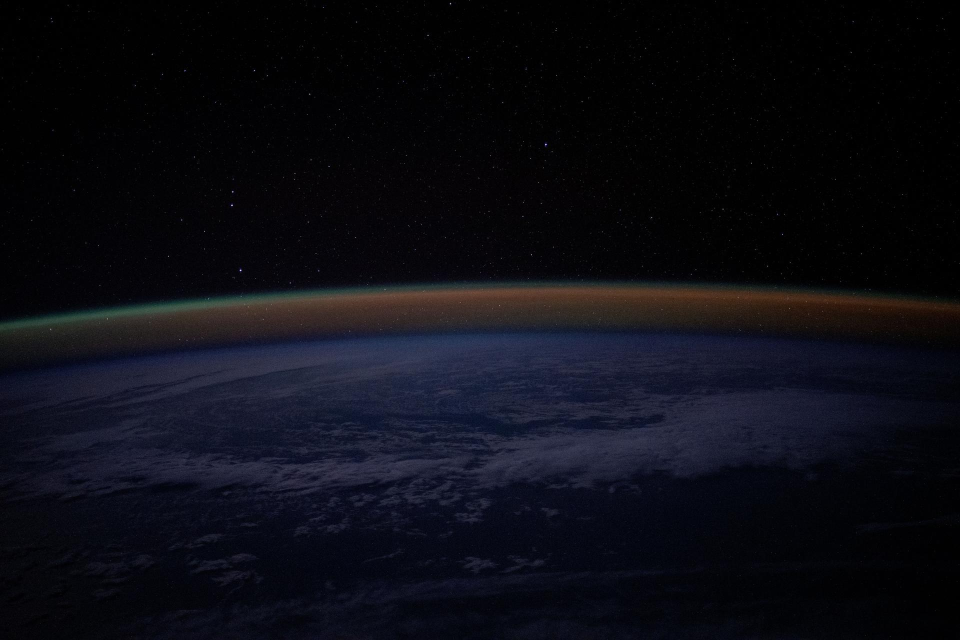
#> input picture assets/img/hero-nasa.jpg, 1920 x 1280 px (shown at 1/2 size)
$ python prepare-covers.py
#> lines starting #> are read from the running program, lines starting #| are printed output that depends on the picture
"""Reproducible lightweight derivatives. Sources are never overwritten."""
from pathlib import Path
from PIL import Image, ImageOps, ImageEnhance
import numpy as np
import cv2, subprocess, imageio_ffmpeg

ROOT = Path(__file__).resolve().parents[1]
OUT = ROOT / "assets" / "covers"
OUT.mkdir(parents=True, exist_ok=True)
def webps(image, name, widths=(900,1600,2400)):
    for w in widths:
        im = image.copy()
        im.thumbnail((w,round(w*image.height/image.width)),Image.Resampling.LANCZOS)
        im.save(OUT/f"{name}-{w}.webp",quality=85,method=6)

earth = Image.open(ROOT/"assets/img/hero-nasa.jpg").convert("RGB")
#> earth is the input picture: PIL image 1920x1280 RGB; mean R, G, B 11.8, 12.1, 19.3
webps(earth, "earth-sunset")
#> the loop in webps, `for w in widths:` made 3 passes
#> pass 1, in webps, `im.save(OUT/f"{name}-{w}.webp",quality=85,method=6)`:
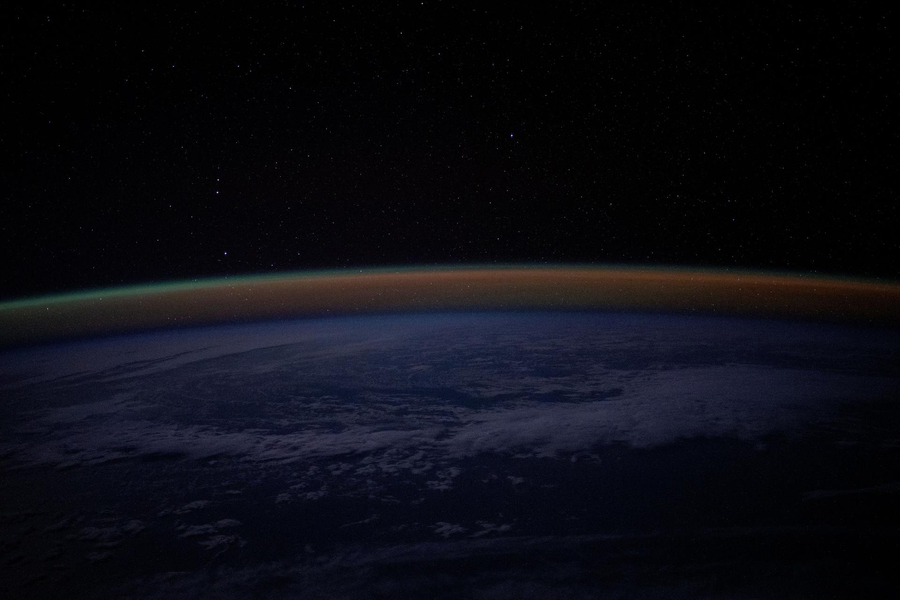
#> saved as earth-sunset-900.webp: PIL image 900x600 RGB; mean R, G, B 11.8, 12.1, 19.3
# A color-graded derivative of the same NASA photograph, not a second observation.
blue = np.array(earth).astype(float)
blue[:,:,0]*=.60; blue[:,:,1]*=.90; blue[:,:,2]*=1.18
#> after `blue[:, :, 0] *= 0.6`:
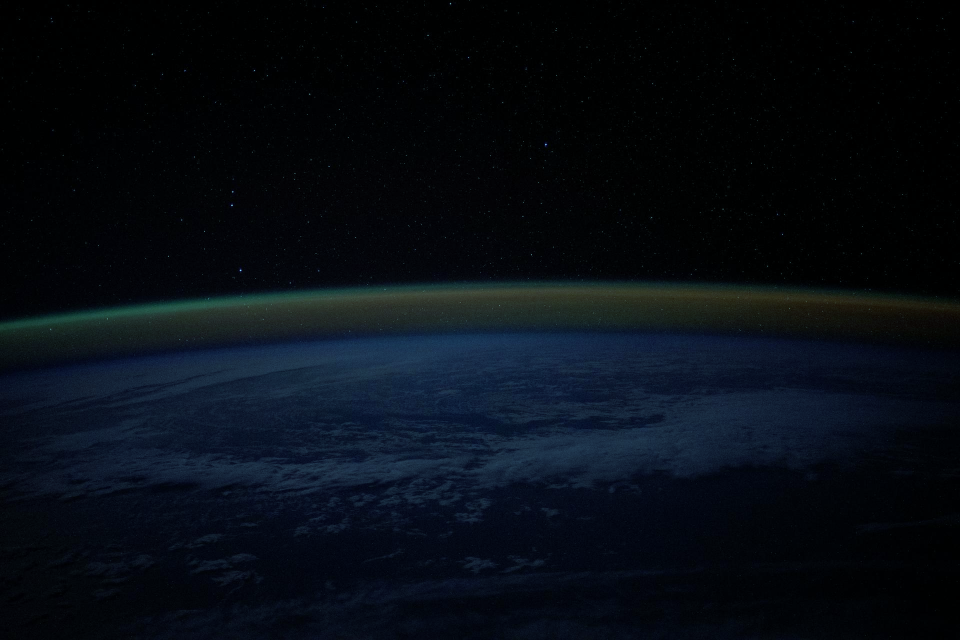
#> blue: shape (1280, 1920, 3) float64 (shown at 1/2 size); mean R, G, B 7.1, 12.1, 19.3
webps(Image.fromarray(np.clip(blue,0,255).astype('uint8')), "earth-blue")
#> the loop in webps (call 2), `for w in widths:` made 3 passes
#> pass 1, in webps (call 2), `im.save(OUT/f"{name}-{w}.webp",quality=85,method=6)`:
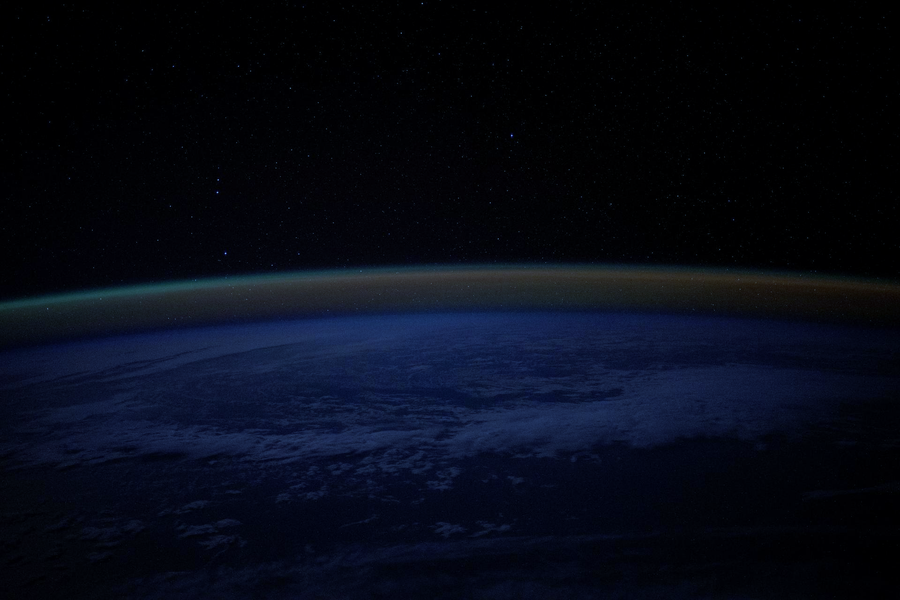
#> saved as earth-blue-900.webp: PIL image 900x600 RGB; mean R, G, B 6.7, 10.4, 22.4
#> (the run stopped early here; a loop or call above may not have finished)
